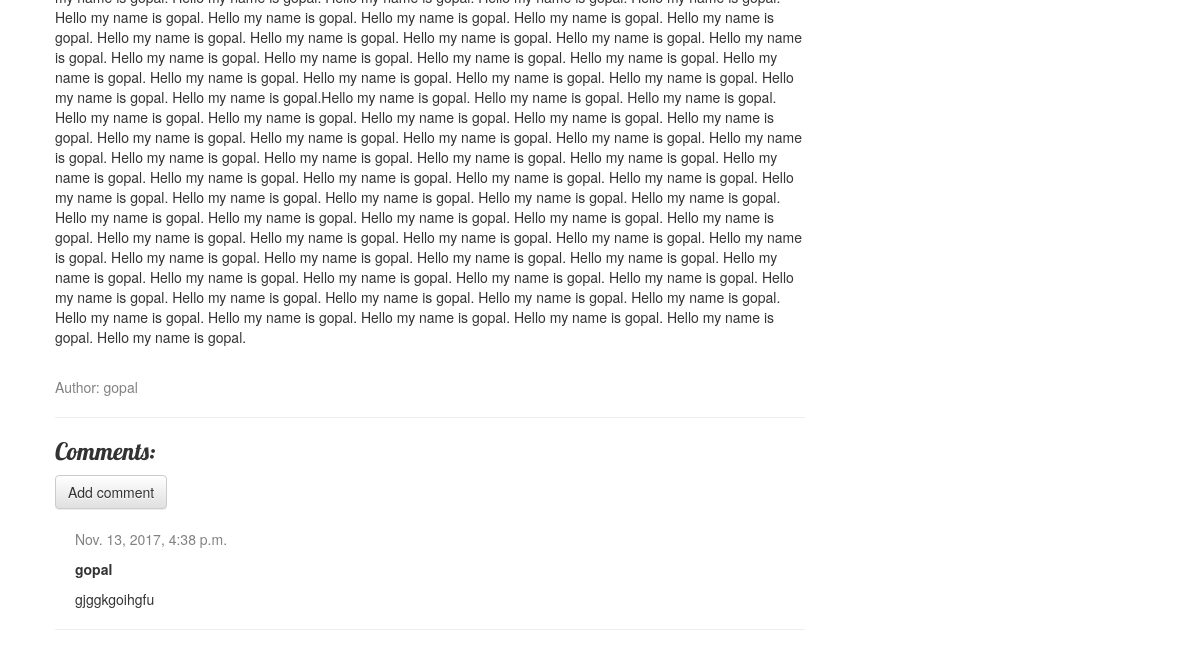
The app's page /post/4/ (lower part), older data.
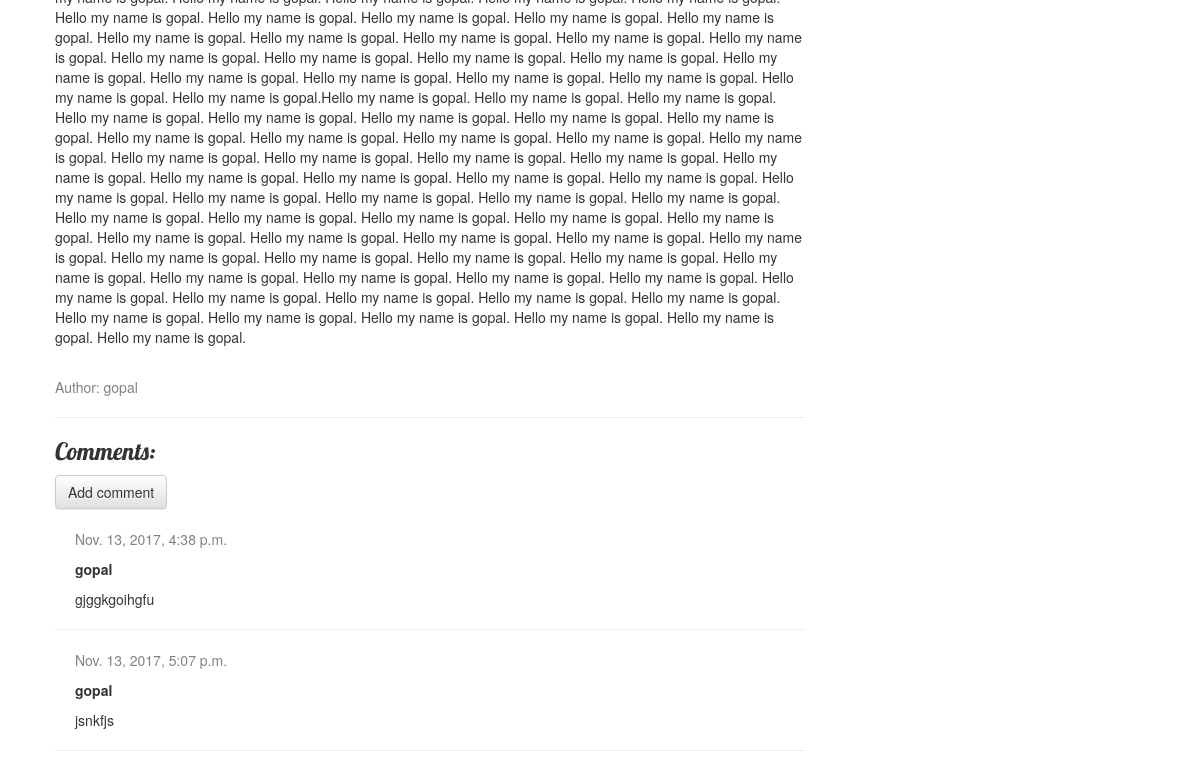
The same page, newer data.
### blog/models.py (models this page shows, shortened)
class Comment(models.Model):
    post = models.ForeignKey('blog.Post',related_name='comments')
    author = models.CharField(max_length=50)
    text = models.CharField(max_length=140)
    publish_date = models.DateTimeField(default=timezone.now)
    approved_comment = models.BooleanField(default=False)

### blog/views.py (the view)
# urls.py: url(r'^post/(?P<pk>\d+)/$', views.post_detail, name='post_detail'),
def post_detail(request, pk):
    post = get_object_or_404(Post, pk=pk)
    tags = post.tags.all()
    return render(request, 'blog/post_detail.html', {'post': post, 'tags': tags})

### blog/templates/blog/post_detail.html (shortened to what this page needs)
{% extends 'blog/base.html' %} {% block content %}
<div class="post">
    <p>{{ post.text|linebreaksbr }}</p>
    <br>
    <div class="date">Author: {{post.author}}</div>
</div>
<hr>
<h3>Comments:</h3>
<a class="btn btn-default" href="{% url 'add_comment_to_post' pk=post.pk %}">Add comment</a>
{% for comment in post.comments.all %} {% if user.is_authenticated or comment.approved_comment %}
<div class="comment">
    <div class="date">{{comment.publish_date}}</div>
    <strong>{{comment.author}}</strong>
    <p>{{comment.text|linebreaks}}</p>
</div>
<hr> {% endif %} {% empty %}
<p>No comments yet.</p>
{% endfor %} {% endblock %}

Row changes from the older to the newer data that the page shows:
added Comment: publish_date "Nov. 13, 2017, 5:07 p.m.", author "gopal", text "jsnkfjs"
